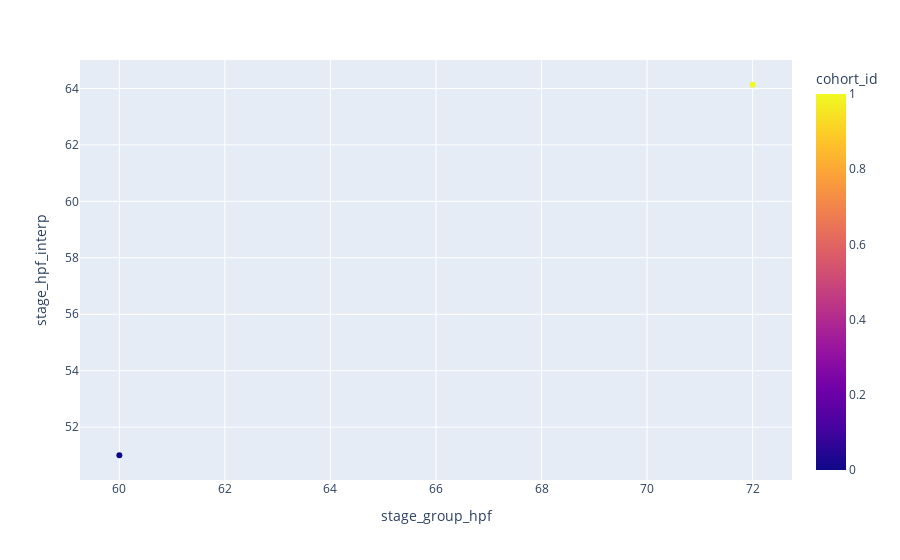

Notebook code for this chart:
### Code cell
import scipy 

interp = scipy.interpolate.interp1d(stage_key_df["length_um"], stage_key_df["stage_group_hpf"], 
                                    kind="linear", fill_value=np.nan, bounds_error=False)

ref_hpf_interp = interp(register_key_df["length_um"])
register_key_df["stage_hpf_interp"] = ref_hpf_interp

fig = px.scatter(register_key_df, x="stage_group_hpf", y="stage_hpf_interp", color="cohort_id")
fig.show()

### Figure 1 — Plotly figure (JSON) as saved in the notebook; plotly's stock layout.template omitted (floating-point values rounded to 4 significant figures)
{"data": [{"hovertemplate": "stage_group_hpf=%{x}<br>stage_hpf_interp=%{y}<br>cohort_id=%{marker.color}<extra></extra>", "legendgroup": "", "marker": {"color": [0, 1], "coloraxis": "coloraxis", "symbol": "circle"}, "mode": "markers", "name": "", "orientation": "v", "showlegend": false, "type": "scatter", "x": [60, 72], "xaxis": "x", "y": [51.01, 64.13], "yaxis": "y"}], "layout": {"coloraxis": {"colorbar": {"title": {"text": "cohort_id"}}, "colorscale": [[0, "#0d0887"], [0.1111, "#46039f"], [0.2222, "#7201a8"], [0.3333, "#9c179e"], [0.4444, "#bd3786"], [0.5556, "#d8576b"], [0.6667, "#ed7953"], [0.7778, "#fb9f3a"], [0.8889, "#fdca26"], [1, "#f0f921"]]}, "legend": {"tracegroupgap": 0}, "margin": {"t": 60}, "xaxis": {"anchor": "y", "domain": [0, 1], "title": {"text": "stage_group_hpf"}}, "yaxis": {"anchor": "x", "domain": [0, 1], "title": {"text": "stage_hpf_interp"}}}}
